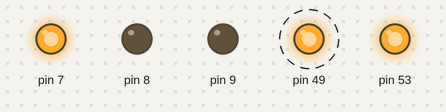
Recording of a sketch running on a simulated Arduino Mega 2560, built with avr-gcc and run on an emulated ATmega2560. Shown: output pins drawn as LEDs (lit = HIGH). Dashed ring = blinking. What the sketch prints to the serial monitor is not drawn.

Above: at 2.6 s.
Timing chart, 0 to 5.2 s (numbered marks = the images above):
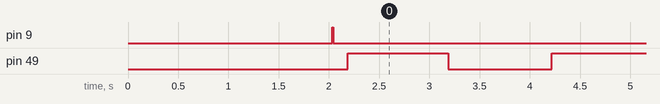

Measured:
- by itself, pin 49: alternates HIGH for 1.0 s and LOW for 1.0 s

The sketch:

5-RF_Comms.ino
```cpp
/*
 * Interorbital Systems' satellite kit demo program
 * Demo-Comm
 * Version 1.0, July 2020
 * Author: Sylvain BURDOT (SGLB)
 *
 * This is a demo program to get you started with you satellite. It is neither complete nor optimized to access the full functions of the kit.
 */

//===============================================================================================
/* This program demonstrate communication via radio signal.
 * You will need a second radio to be able realise this example.
 *
 * In this example, communication is only one way. The satellite is acting either as a receiver
 * or a transmitter but ot both.
 *
 * radio_config_Si4464.h is the configuration file for the transceiver.
 * In this file are located all the parameters of the different register of the transceiver that
 * are loaded on boot up. You will have to create your one for your own application.
 *
 * WARNING: when setting the output power of the transceiver up, do not go over 0x10.
 * Otherwise the power received at the input of the power amplifier will exceed the maximum value
 * from the datasheet.
 */
//===============================================================================================


#include "radio.h"

#define RECEIVE false // If false, the transceiver will be set as transmitter. If true, will be set as receiver.


/*
 * This fonction is here for debugging purpose.
 * Its only job is to display on the serial port how the tranceiver was configured.
 */
void printRadioConfig(){
  Serial.println("\n========== RADIO CONFIGURATION DATA ARRAY ==========");
  int byteNumber = 0;
  int cmdNumber =1;

  while(cfg[byteNumber] != 0x00){ // while the length of the command is different of zero (while there is any command left)


    Serial.print("Command #" + String(cmdNumber,DEC) + " ");
    int cmdLength = cfg[byteNumber]; //the first byte is the length of the command
    Serial.print("\t(Length " + String(cmdLength,DEC) + " Bytes): \t");

    uint8_t cmd[cmdLength]; //creates a table to save the current command
    byteNumber++;

    memcpy(cmd, &cfg[byteNumber], cmdLength);

    for (int i=0; i<cmdLength; i++){
      Serial.print(cmd[i],HEX);
      Serial.print(" ");
    }
    byteNumber += cmdLength;
    cmdNumber ++;
    Serial.println();

  }
  Serial.println("====================================================");
}

/*
 * This fonction is here for debugging purpose.
 * Its only job is to display on the info of the transceiver
 */
void printRadioInfo(){
      //Reading radio part info
   if (radioReady()==true){
      uint8_t cmd[]={0x01};
      uint8_t info[8];
      radioCommand(cmd, sizeof(cmd), info, sizeof(info));
      Serial.println("\n========= RADIO INFO =========");
      Serial.println("Model\t\tSi" +String(info[1],HEX) + String(info[2],HEX));

      Serial.println("Revision\t" + String(info[0],HEX));
      Serial.println("PBuild\t\t" + String(info[3],HEX));
      Serial.println("ROM ID\t\t" + String(info[7],HEX));

      Serial.println("ID \t\t" + String(info[4],HEX) + String(info[5],HEX));
      Serial.println("Customer ID\t" + String(info[6],HEX));
      Serial.println("==============================");
    }
  else Serial.println("Radio not ready");
  float radioVoltage=0;
  float radioTemp=0;
  radioBatTemp(&radioVoltage, &radioTemp);
  Serial.print(radioVoltage);
  Serial.println( "Radio Voltage: \t\t" +String(radioVoltage) + "V");
  Serial.println("Radio Temperature: \t" + String(radioTemp) + "°C");
}


//===============================================================================================

void setup() {

  pinMode(49,OUTPUT);
  Serial.begin(9600);
  SPI.begin();
  Serial.println("\nHELLO WORLD!  Initializing...\n");

  // displays the configuration of the radio
  printRadioConfig();

  //Let's initialize the transceiver
  int cfgResult = radioInit();

  //Now let's make sure the radio was initialized properly
  if (cfgResult == 0){
    uint8_t cmd[]= {REQUEST_DEVICE_STATE};
    uint8_t ans[2];

    //Let's check for the transceiver state
    if (radioCommand(cmd, sizeof(cmd), ans, sizeof(ans))){
      if ((ans[0] == 3) || (ans[0] ==4)){
         Serial.println("Radio init \t\t\tDONE!");
         Serial.println("Radio current channel: \t\t" + String(ans[1]));
         printRadioInfo(); //displays the part info
      }
      else {
        Serial.println("ERROR DURING CONFIG: Transceiver sate =" + String(ans[0],DEC));
      }
    }

  }
  else{
    Serial.println("ERROR DURING CONFIG: " + String(cfgResult, DEC));
  }

  Serial.println();


  uint8_t intStatus[]= {GET_INT_STATUS, 0xFB, 0x7F, 0x7F}; //This is the command for reading the interruption status without clearing them
  uint8_t intStatusClear[]= {GET_INT_STATUS, 0x00, 0x00, 0x00}; //This command is the same as the previous one but will clear the interruption status
  uint8_t interr[8];

  //We will now read and print on the serial port the interruptions status
  //This is use to make sure one more time that the transceiver was initialized correctly
  Serial.print("Checking interrupt status: \t");
  if (radioCommand(intStatus, sizeof(intStatus), interr, sizeof(interr))){
    for (int i = 0; i< sizeof(interr); i++){
      Serial.print(interr[i],HEX);
      Serial.print("\t");
    }
    Serial.println();
  }

  //Now let's check the chip status
  //It is not strictly necessary but gets a bit more  info on the chip status that are not given by the interruption status
  uint8_t cmd2[] = {GET_CHIP_STATUS};
  uint8_t ans[4];
  Serial.print("Checking chip status: \t\t");
  if (radioCommand(cmd2, sizeof(cmd2), ans, sizeof(ans))){
    for (int i = 0; i< sizeof(ans); i++){
      Serial.print(ans[i],HEX);
      Serial.print("\t");
    }
    Serial.println();
  }
  Serial.println();


  if (RECEIVE == false){
    Serial.println("SET as a transmitter");
  }

  //This will set the transceiver into RX mode and command it to start listening on channel 0
  else if (RECEIVE == true){
    Serial.println("SET as a receiver");
    digitalWrite(49,HIGH);
    uint8_t channel= 0x00;
    uint8_t RxCmd[] = {START_RX, channel, 0x00, 0x00, 0x00, 0x08, 0x08, 0x08};
    if (radioCommand(RxCmd,sizeof(RxCmd))!= true){
      Serial.println("FAIL to enter RX!");
    }

  }
  Serial.println("End of setup");


}


void loop() {

  //If the transceiver as been as a transmitter
  if (RECEIVE == false){

    //This block was added to test the ability to send data//
    float radioVoltage=0;
    float radioTemp=0;
    radioBatTemp(&radioVoltage, &radioTemp);
    String volt = String(radioVoltage);
    Serial.print(volt);
    //Serial.print(radioVoltage);
    //Serial.println( "Radio Voltage: \t\t" +String(radioVoltage) + "V");
    //Serial.println("Radio Temperature: \t" + String(radioTemp) + "°C");
    //


    //The message that will be sent is "HELLO!!"
    uint8_t FIFOCmd[] = {WRITE_TX_FIFO, volt[0], volt[1], volt[2], volt[3]};
    //uint8_t FIFOCmd[] = {WRITE_TX_FIFO, 0x48, 0x45, 0x4C, 0x4C, 0x4F, 0x21, 0x21};

    //It needs to be written to the FIFO buffer before being transmitted
    RADIO_CTRL_PORT &= ~SS_radio;
    for( int i =0; i<sizeof(FIFOCmd); i++){
      SPI.transfer(FIFOCmd[i]);
    }
    RADIO_CTRL_PORT |= SS_radio;

    //Now the radio can be set in Tx mode and start transmitting what is in the FIFO buffer
    uint8_t channel = 0x00;
    uint8_t txCmd[] = {START_TX, channel, 0x00, 0x00, 0x00};
    if (radioCommand(txCmd,sizeof(txCmd))){
      Serial.println("Packet sent!");
    }
    else Serial.println("Sending FAILED!");

    //You might want to clear the FIFO buffer after transmittion
    uint8_t infoClear[] = {FIFO_INFO, 0x02};
    uint8_t siz[2];
    radioCommand(infoClear, sizeof(infoClear), siz, sizeof(siz));

    //Blinking an LED is done purely for a debugging purpose
    digitalWrite(49,HIGH);
    delay(1000);
    digitalWrite(49,LOW);
    delay(1000);
  }


  //If transceiver as been set as a receiver
  else if (RECEIVE == true){ // is set as receiver

  uint8_t PHStatus[]= {GET_PH_STATUS, 0x00};
  uint8_t PHint[2];

    // First we check the interrupt status to see if any packet was received properly
    if (radioCommand(PHStatus, sizeof(PHStatus), PHint, sizeof(PHint))){
      if ((PHint[0] & 0x10)== 0x10){

        // If this is the case we will need to retrieve the received packet from the FIFO buffer
        uint8_t info[] = {FIFO_INFO, 0x00};
        uint8_t siz[2];
        if (radioCommand(info, sizeof(info), siz, sizeof(siz))){
          uint8_t Read[]= {READ_RX_FIFO};

          //Let's create an array to store the received bytes
          uint8_t rx[siz[0]];

          //Then initialize i
          for (int i = 0; i< sizeof(rx); i++){
            rx[i]=0xFF;
          }

          //The FIFO buffer can now be read
          RADIO_CTRL_PORT &= ~SS_radio; // sets the chip select pin LOW
          SPI.transfer(READ_RX_FIFO);
          for (int i = 0; i< sizeof(rx); i++){ //initializing storage
            rx[i]=SPI.transfer(0x00);
          }
          RADIO_CTRL_PORT |= SS_radio; //sets the chip select pin HIGH

          //And the received bytes printed on the serial port
          Serial.print("RECEIVED: \t");
          for (int i = 0; i< sizeof(rx); i++){
            Serial.write(rx[i]);
            Serial.print("\t");
          }
        }

        //Once this is done, let's clear the FIFO buffer
        uint8_t infoClear[] = {FIFO_INFO, 0x02};
        if (radioCommand(infoClear, sizeof(infoClear), siz, sizeof(siz))){ //clears RX FIFO
          Serial.println();
        }
      }
    }
  }
}
```

radio.cpp
```cpp
#include "radio.h"


/*
 * This function configures the transceiver
 */
int radioConfig(){

  int byteNumber = 0;
  int cmdNumber =1;

  while(cfg[byteNumber] != 0x00){ // while the length of the command is different of zero (while there is any command left)

    uint8_t cmdLength = cfg[byteNumber]; //the first byte is the length of the command
    uint8_t cmd[cmdLength]; //creates a table to save the current command
    byteNumber++;

    memcpy(cmd, &cfg[byteNumber], cmdLength); //copies the command into the array previously created

    if (radioCommand(cmd, cmdLength)){//sends command to the radio and checks if the result is true
      if (cmdNumber ==1){
        uint8_t cmd[]= {GET_INT_STATUS, 0x00, 0x00, 0x00}; //Cmd: Clear all interrupt flag
        radioCommand(cmd, sizeof(cmd));
      }
      byteNumber += cmdLength; //moves to the next command
      cmdNumber++;
    }
    else return cmdNumber; // Returns which configuration command was not exacuted properly
  }
  uint8_t answer[1];
  uint8_t command[]= {SET_PROPERTY, 0x00, 0x01, 0x02, 0x08}; // Sets the low battery threshold to 1.9V
  if (radioCommand(command, sizeof(command), answer, sizeof(answer))){
    return 0; // Radio was configured properly
  }

}


/*
 * This function execute the initialzing sequence of the tranceiver

 */
int radioInit(){
  //sets SS_Radio, SDN, Bypass and EN_PA as output
  RADIO_CTRL_PORT_DIR |= (SS_radio | SDN | Bypass | EN_PA);

  // sets nIRQ as input
  RADIO_INT_PORT_DIR &= ~nIRQ;

  //sets SS_Radio, SDN and bypass HIGH
  RADIO_CTRL_PORT |=(SS_radio | SDN);

  //sets EN_PA HIGH
  RADIO_CTRL_PORT |= EN_PA;

  //sets Bypass LOW
  RADIO_CTRL_PORT &= ~Bypass;

  //forces the transceiver to reset
  radioShutdown();
  radioPowerUp();

  //Configures the transceiver
  int cfgResult = radioConfig();


  if (cfgResult ==0){ // if the configuration was successful
    uint8_t cmd[]= {GET_INT_STATUS, 0xFB, 0x7F, 0x7F}; //Cmd: Clear all interrupt flag
    if (radioCommand(cmd, sizeof(cmd))){
      return 0; // At this time the radio should be fully configured and READY
    }
  }
  else return cfgResult;

}


/*
 * This function will check if the transceiver is ready to accept a new command
 */
bool radioReady(){
  bool stat = false; //If stat = true then the transceiver is ready to receive a new command.
  int count =0;

  //We will give it a thousand try before given up, to let it time to finish what is is doing
  while ((false!=true) && (count < 1000)){
      RADIO_CTRL_PORT &= ~SS_radio;
      SPI.transfer(READ_CMD_BUFF);
      if (SPI.transfer(0) == CTS){
        stat = true;
      }
      count++;
      RADIO_CTRL_PORT |= SS_radio;
    }
  return stat;
}


/*
 * This function forces the transceiver to shutdown
 */

void radioShutdown(){
  RADIO_CTRL_PORT |= SDN; //turns SDN pin HIGH
  delay(10);

}

/*
 * This function forces the shutdown pin back to LOW, turning on the transceiver
 */
uint8_t radioPowerUp(){
  //Power On Reset
  RADIO_CTRL_PORT &= ~SDN; //sets SDN pin LOW
  delay(20); //the si4464 needs a maximum of 6ms before being able to do anything after powering up
}


/*
 * This function will send a command to the transceiver and recover potential answers
 *
 * const char* write_buf: address of the array containing the command bytes
 * char write_len: Number of bytes in the command
 * char* read_buf: (Optional) address of the array that will store the answer
 * char* read_len: (Optional) length of the answer
 */
bool radioCommand(const char* write_buf, char write_len, char* read_buf, char read_len)
{
    bool done = false; //if command is executed then done= true
    int count=0;


    //Let send the command bytes to the transceiver over SPI
    RADIO_CTRL_PORT &= ~SS_radio; // sets the chip select pin LOW
    if (write_buf && write_len){
      while (write_len--){
        SPI.transfer(*write_buf++);
      }
    }
    RADIO_CTRL_PORT |= SS_radio; //sets the chip select pin HIGH


    //Now let's make sure the command was executed and read the answer if there is any
    while ((done!=true) && (count < 1500)){ // Up to 1500 retry to check if the radio is ready

      RADIO_CTRL_PORT &= ~SS_radio;
      SPI.transfer(READ_CMD_BUFF);
      //Let's check if the radio is ready
      if (SPI.transfer(0) == CTS){
        //and receive the answer if there is any
        if (read_buf && read_len){
          while (read_len--){
            *read_buf++ = SPI.transfer(0x00);

          }
        }
        done = true;
      }
      count++;
      RADIO_CTRL_PORT |= SS_radio;
    }

    return done; // False if too many attempts at CTS
}


/*
 * This function reads the ADC internal to the transceiver to access the voltage and the temperature of the transceiver
 *
 * float *battery: address of the variable to store the voltage of the transceiver
 * float *degree: address of the variable to store the temperature of the transceiever
 */
void radioBatTemp(float *battery, float *degree){

   if (radioReady()==true){ //Checking that the transceiver is not busy
      uint8_t cmd[]={GET_ADC_READING, 0x18}; // reads only temperature and battery voltage
      uint8_t info[6];
      radioCommand(cmd, sizeof(cmd), info, sizeof(info));

      // The raw values of voltage is store on bytes 2 & 3; temperature on bytes 4 & 5
      uint16_t batByte = (info[2]<<8) | info[3];
      uint16_t tempByte = (info[4]<<8) | info[5];

      //Now let's convert that into actual volts and degrees
      *battery = (3*float(batByte))/float(1280);
      *degree = (float(tempByte)*(899/float(4096)))-293;
   }
}
```

radio.h
```cpp
//#include <avr/io.h>

#include "radio_config_Si4464.h"

#include <SPI.h>
//the list of following commans comes from the Silabs AN633

//Boot command
#define POWER_UP                   0x02
//common commands
#define NOP                        0x00
#define PART_INFO                  0x01
#define FUNC_INFO                  0x10
#define SET_PROPERTY               0x11
#define GET_PROPERTY               0x12
#define GPIO_PIN_CFG               0x13
#define FIFO_INFO                  0x15
#define GET_INT_STATUS             0x20
#define REQUEST_DEVICE_STATE       0x33
#define CHANGE_STATE               0x34
#define READ_CMD_BUFF              0x44
#define FRR_A_READ                 0x50
#define FRR_B_READ                 0x51
#define FRR_C_READ                 0x53
#define FRR_D_READ                 0x57
//Cal commands
#define IRCAL                      0x17
#define IRCAL_MANUAL               0x19
//TX commands
#define START_TX                   0x31
#define TX_HOP                     0x31
#define WRITE_TX_FIFO              0x66
//RX commands
#define PACKET_INFO                0x16
#define GET_MODEM_STATUS           0x22
#define START_RX                   0x32
#define RX_HOP                     0x36
#define READ_RX_FIFO               0x77
//Advanced commands
#define GET_ADC_READING            0x14
#define GET_PH_STATUS              0x21
#define GET_CHIP_STATUS            0x23


#define CTS 0xFF


#define RADIO_CTRL_PORT       PORTH
#define RADIO_CTRL_PORT_DIR   DDRH
//#define RADIO_CTRL_PORT       PORTL
//#define RADIO_CTRL_PORT_DIR   DDRL

#define RADIO_INT_PORT        PORTE
#define RADIO_INT_PORT_DIR    DDRE

#define SS_radio    0b10000000
#define SDN         0b01000000
#define Bypass      0b00100000
#define EN_PA       0b00010000
#define nIRQ        0b01000000

/*#define SS_radio    0b00000010

#define SDN         0b00001000
#define EN_PA       0b00010000
#define Bypass      0b00100000*/


static const uint8_t cfg[] = RADIO_CONFIGURATION_DATA_ARRAY;


int radioInit();
void radioShutdown();
uint8_t radioPowerUp();
bool radioCommand( const char* write_buf, char write_len , char* read_buf=0, char read_len=0);
bool radioReady();
void radioBatTemp(float *battery, float *degree);
```

Source omitted: radio_config_Si4464.h (33735 bytes)
